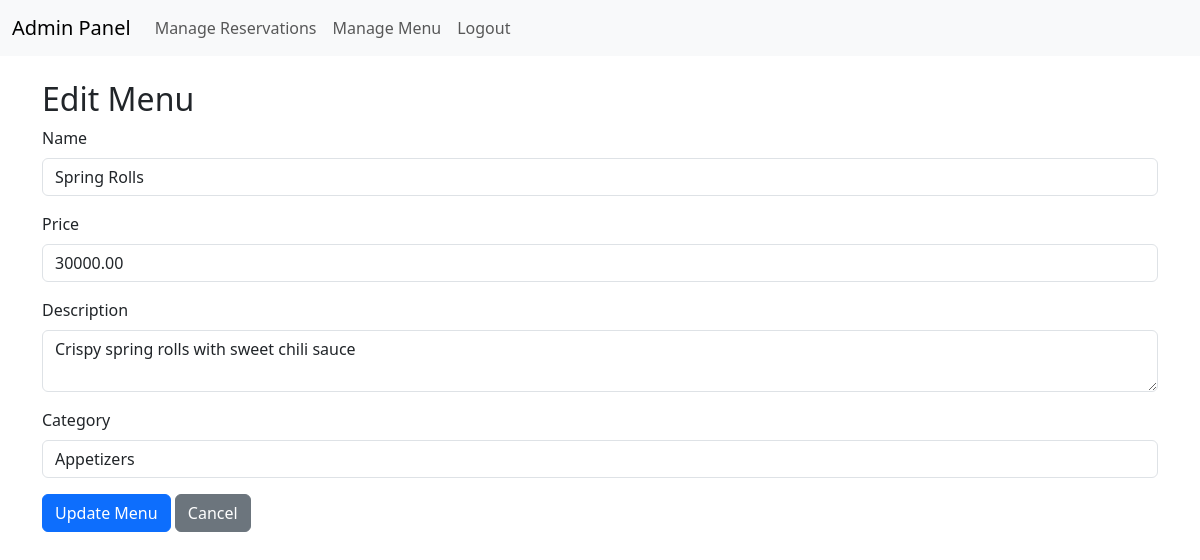
/admin/edit_menu.php?id=1 (signed in), run on the app's committed database.
### tables this page shows
CREATE TABLE `menu` (
  `id` int(11) NOT NULL,
  `name` varchar(100) DEFAULT NULL,
  `price` decimal(10,2) DEFAULT NULL,
  `description` text DEFAULT NULL,
  `created_at` timestamp NOT NULL DEFAULT current_timestamp(),
  `category_id` int(11) DEFAULT NULL
);

CREATE TABLE `categories` (
  `id` int(11) NOT NULL,
  `name` varchar(100) NOT NULL,
  `created_at` timestamp NOT NULL DEFAULT current_timestamp()
);

### admin/edit_menu.php (the view, shortened to what this page needs)
<?php
include '../config/database.php';
include 'header.php';
$menu_id = (int)$_GET['id'];
$menu_item = $conn->query("SELECT * FROM menu WHERE id = $menu_id")->fetch_assoc();
$categories = $conn->query("SELECT * FROM categories ORDER BY name ASC");
?>
<h2>Edit Menu</h2>
<form method="POST" action="" class="mb-4">
    <div class="mb-3">
        <label for="name" class="form-label">Name</label>
        <input type="text" class="form-control" id="name" name="name" value="<?= htmlspecialchars($menu_item['name']) ?>" required>
    </div>
    <div class="mb-3">
        <label for="price" class="form-label">Price</label>
        <input type="number" class="form-control" id="price" name="price" step="0.01" value="<?= $menu_item['price'] ?>" required>
    </div>
    <div class="mb-3">
        <label for="description" class="form-label">Description</label>
        <textarea class="form-control" id="description" name="description" required><?= htmlspecialchars($menu_item['description']) ?></textarea>
    </div>
    <div class="mb-3">
        <label for="category_id" class="form-label">Category</label>
        <select class="form-control" id="category_id" name="category_id" required>
            <?php while ($category = $categories->fetch_assoc()): ?>
                <option value="<?= $category['id'] ?>" <?= $category['id'] == $menu_item['category_id'] ? 'selected' : '' ?>>
                    <?= $category['name'] ?>
                </option>
            <?php endwhile; ?>
        </select>
    </div>
    <button type="submit" class="btn btn-primary">Update Menu</button>
    <a href="manage_menu.php" class="btn btn-secondary">Cancel</a>
</form>
<?php include 'footer.php'; ?>

### data on the page
menu: name "Spring Rolls", price "30000.00", description "Crispy spring rolls with sweet chili sauce", category_id "Appetizers"
